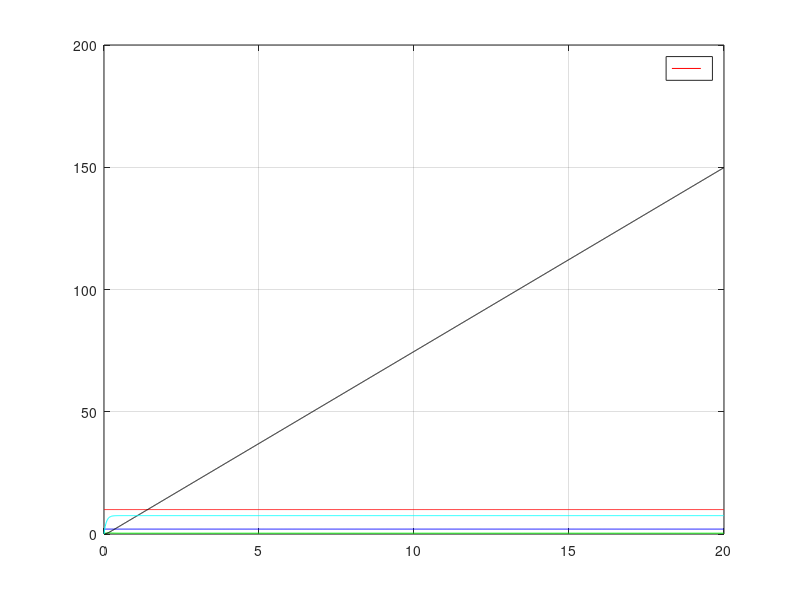

MATLAB code for this plot:
clc


%% Declaration des Constantes

m=1310; % Masse en Kg
Iz=1760; % Moment d'inertie du lacet en Kg.m-2
Lf=1.2; % Demi empatement avant en m
Lr=1.4; % Demi empatement arrière en m
Cf=69740; % Rigidité de dérive avant en N.rad-1
Cr=63460; % Rigidité de dérive arrière en N.rad-1

%% Vecteur temps

dt=1/100; % delta temps en s
temps_final=20;

t=(0:dt:temps_final-dt)';
l=temps_final/dt;


%% Entrées du système

u_0=10; % Vitesse lineaire du centre de gravité du vehicule en m.s-1 constant
u=u_0*ones(l,1);

beta_0=2; % Angle de braquage en rad
beta=beta_0*ones(l,1);


%% Variables

teta=zeros(l,1);
d_teta=zeros(l,1);
delta=zeros(l,1);


%% Initialisation des variable

% Initialisation variables
teta_1=0;
d_teta_1=0;
delta_1=0;

teta(1)=teta_1;
d_teta(1)=d_teta_1;
delta(1)=delta_1;


%% Boucle for (corp du programe)

for i=2 : l

    % Calcul des coeeficient des matrice A et B

    % Calcul matriciel du style derivé de X = A X + B u
    % On a ici X dui est le vecteur colonne composé de la derivé de teta et de
    % delta respectivement teta angle de lacet et delta angle de derive au
    % centre de gravité en rad

    u_1=u(i-1);
    beta_1=beta(i-1);

    % Calcul des coeeficient matrice A

    a11_1=-(Lf^2*Cf+Lr^2*Cr)/(u_1*Iz);
    a12_1=(-Lf*Cf+Lr*Cr)/(Iz);
    a21_1=(-Cf*Lf+Cr*Lr)/(m*u_1^2)-1;
    a22_1=-(Cf+Cr)/(m*u_1);
    
    % Création des coeeficient de la matrice B

    b1_1=(Lf*Cf)/Iz;
    b2_1=Cf/(m*u_1);


    % Dérivées

    d_d_teta_1=a11_1*d_teta_1+a12_1*delta_1+b1_1*beta_1;
    d_delta_1=a21_1*d_teta_1+a22_1*delta_1+b2_1*beta_1;
    
    
    % Resolution de l'equation differentiel
    
    teta_2=teta_1+d_teta_1*dt;
    d_teta_2=d_teta_1+d_d_teta_1*dt;
    delta_2=delta_1+d_delta_1*dt;


    % Inscription dans les vecteurs

    teta(i)=teta_2;
    d_teta(i)=d_teta_2;
    delta(i)=delta_2;


    % Reinitalise

    teta_1=teta_2;
    d_teta_1=d_teta_2;
    delta_1=delta_2;
    
   
end


plot(t, u, 'r', t, beta, 'b',t, delta, 'g', t, teta, 'k', t,d_teta, 'c');
legend('');
title('');
grid on;